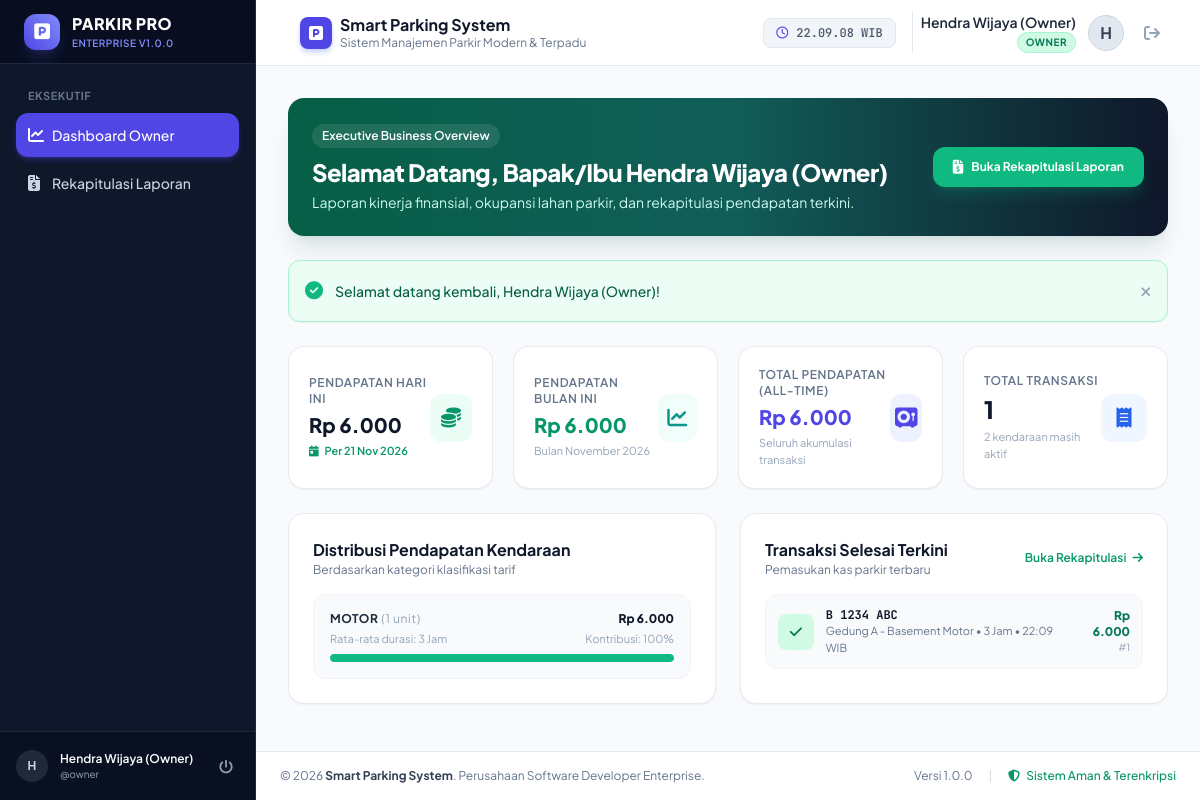
Screenshot of /modules/owner/index.php (signed in) with the database file from the repository.
### tables this page shows
CREATE TABLE `tb_transaksi` (
  `id_parkir` INT(11) NOT NULL AUTO_INCREMENT,
  `id_kendaraan` INT(11) NOT NULL,
  `waktu_masuk` DATETIME NOT NULL,
  `waktu_keluar` DATETIME DEFAULT NULL,
  `id_tarif` INT(11) NOT NULL,
  `durasi_jam` INT(5) DEFAULT NULL,
  `biaya_total` DECIMAL(10,0) DEFAULT NULL,
  `status` ENUM('masuk', 'keluar') NOT NULL DEFAULT 'masuk',
  `id_user` INT(11) NOT NULL,
  `id_area` INT(11) NOT NULL,
  PRIMARY KEY (`id_parkir`),
  KEY `fk_transaksi_kendaraan` (`id_kendaraan`),
  KEY `fk_transaksi_tarif` (`id_tarif`),
  KEY `fk_transaksi_user` (`id_user`),
  KEY `fk_transaksi_area` (`id_area`),
  KEY `idx_status_masuk` (`status`, `waktu_masuk`),
  KEY `idx_waktu_keluar` (`waktu_keluar`),
  CONSTRAINT `fk_transaksi_kendaraan` FOREIGN KEY (`id_kendaraan`) REFERENCES `tb_kendaraan` (`id_kendaraan`) ON UPDATE CASCADE ON DELETE RESTRICT,
  CONSTRAINT `fk_transaksi_tarif` FOREIGN KEY (`id_tarif`) REFERENCES `tb_tarif` (`id_tarif`) ON UPDATE CASCADE ON DELETE RESTRICT,
  CONSTRAINT `fk_transaksi_user` FOREIGN KEY (`id_user`) REFERENCES `tb_user` (`id_user`) ON UPDATE CASCADE ON DELETE RESTRICT,
  CONSTRAINT `fk_transaksi_area` FOREIGN KEY (`id_area`) REFERENCES `tb_area_parkir` (`id_area`) ON UPDATE CASCADE ON DELETE RESTRICT
);

CREATE TABLE `tb_kendaraan` (
  `id_kendaraan` INT(11) NOT NULL AUTO_INCREMENT,
  `plat_nomor` VARCHAR(15) NOT NULL,
  `jenis_kendaraan` VARCHAR(20) NOT NULL,
  `warna` VARCHAR(20) NOT NULL,
  `pemilik` VARCHAR(100) NOT NULL,
  `id_user` INT(11) NOT NULL,
  PRIMARY KEY (`id_kendaraan`),
  UNIQUE KEY `uq_plat_nomor` (`plat_nomor`),
  KEY `fk_kendaraan_user` (`id_user`),
  CONSTRAINT `fk_kendaraan_user` FOREIGN KEY (`id_user`) REFERENCES `tb_user` (`id_user`) ON UPDATE CASCADE ON DELETE RESTRICT
);

CREATE TABLE `tb_area_parkir` (
  `id_area` INT(11) NOT NULL AUTO_INCREMENT,
  `nama_area` VARCHAR(50) NOT NULL,
  `kapasitas` INT(5) NOT NULL,
  `terisi` INT(5) NOT NULL DEFAULT 0,
  PRIMARY KEY (`id_area`),
  KEY `idx_nama_area` (`nama_area`)
);

### functions/auth.php (called while the page is built, shortened)
<?php
function is_logged_in() {
    return isset($_SESSION['user']) && !empty($_SESSION['user']['id_user']);
}
function get_logged_in_user() {
    return is_logged_in() ? $_SESSION['user'] : null;
}

### functions/parkir.php (called while the page is built, shortened)
<?php
function format_rupiah($nominal) {
    return 'Rp ' . number_format((float)$nominal, 0, ',', '.');
}

### modules/owner/index.php (the view, shortened to what this page needs)
<?php
require_once __DIR__ . '/../../functions/auth.php';
require_once __DIR__ . '/../../functions/parkir.php';
$pdo = get_db_connection();
$stmt_all = $pdo->query("SELECT COALESCE(SUM(biaya_total), 0) FROM tb_transaksi WHERE status = 'keluar'");
$revenue_all = (float)$stmt_all->fetchColumn();
$stmt_month = $pdo->query("
    SELECT COALESCE(SUM(biaya_total), 0)
    FROM tb_transaksi
    WHERE status = 'keluar'
      AND MONTH(waktu_keluar) = MONTH(CURRENT_DATE())
      AND YEAR(waktu_keluar) = YEAR(CURRENT_DATE())
");
$revenue_month = (float)$stmt_month->fetchColumn();
$stmt_today = $pdo->query("
    SELECT COALESCE(SUM(biaya_total), 0)
    FROM tb_transaksi
    WHERE status = 'keluar' AND DATE(waktu_keluar) = CURDATE()
");
$revenue_today = (float)$stmt_today->fetchColumn();
$stmt_trans_stats = $pdo->query("
    SELECT
        COUNT(*) AS total_transaksi,
        SUM(CASE WHEN status = 'keluar' THEN 1 ELSE 0 END) AS transaksi_selesai,
        SUM(CASE WHEN status = 'masuk' THEN 1 ELSE 0 END) AS parkir_aktif
    FROM tb_transaksi
");
$trans_stats = $stmt_trans_stats->fetch() ?: ['total_transaksi' => 0, 'transaksi_selesai' => 0, 'parkir_aktif' => 0];
$stmt_breakdown = $pdo->query("
    SELECT
        k.jenis_kendaraan,
        COUNT(t.id_parkir) AS total_unit,
        COALESCE(SUM(t.biaya_total), 0) AS total_pendapatan,
        COALESCE(AVG(t.durasi_jam), 0) AS rata_durasi
    FROM tb_transaksi t
    JOIN tb_kendaraan k ON t.id_kendaraan = k.id_kendaraan
    WHERE t.status = 'keluar'
    GROUP BY k.jenis_kendaraan
    ORDER BY total_pendapatan DESC
");
$revenue_breakdown = $stmt_breakdown->fetchAll();
$stmt_recent_completed = $pdo->query("
    SELECT t.id_parkir, t.waktu_masuk, t.waktu_keluar, t.durasi_jam, t.biaya_total,
           k.plat_nomor, k.jenis_kendaraan, a.nama_area
    FROM tb_transaksi t
    JOIN tb_kendaraan k ON t.id_kendaraan = k.id_kendaraan
    JOIN tb_area_parkir a ON t.id_area = a.id_area
    WHERE t.status = 'keluar'
    ORDER BY t.waktu_keluar DESC
    LIMIT 5
");
$recent_completed = $stmt_recent_completed->fetchAll();
require_once __DIR__ . '/../../includes/header.php';
?>
<div class="flex h-screen overflow-hidden bg-slate-50">
    <?php require_once __DIR__ . '/../../includes/sidebar.php'; ?>
    <div class="flex-1 flex flex-col min-w-0 overflow-y-auto">
        <?php require_once __DIR__ . '/../../includes/navbar.php'; ?>
        <main class="flex-1 p-4 sm:p-6 lg:p-8">
            <div class="max-w-7xl mx-auto space-y-6">
                <div class="bg-gradient-to-r from-emerald-800 via-teal-800 to-slate-900 rounded-2xl p-6 text-white shadow-xl shadow-teal-900/10 flex flex-col sm:flex-row justify-between items-start sm:items-center gap-4">
                    <div>
                        <span class="inline-block px-2.5 py-1 bg-white/10 backdrop-blur rounded-full text-xs font-semibold mb-2">Executive Business Overview</span>
                        <h2 class="text-2xl font-extrabold tracking-tight">Selamat Datang, Bapak/Ibu <?= htmlspecialchars($current_user['nama_lengkap']) ?></h2>
                        <p class="text-teal-100 text-xs sm:text-sm mt-1">Laporan kinerja finansial, okupansi lahan parkir, dan rekapitulasi pendapatan terkini.</p>
                    </div>
                    <div>
                        <a href="<?= BASE_URL ?>/modules/owner/laporan.php" class="px-5 py-2.5 bg-emerald-500 hover:bg-emerald-600 text-white text-xs font-bold rounded-xl shadow-lg shadow-emerald-500/20 transition-all flex items-center">
                            <i class="fa-solid fa-file-invoice-dollar mr-2 text-sm"></i> Buka Rekapitulasi Laporan
                        </a>
                    </div>
                </div>
                <?php require_once __DIR__ . '/../../includes/alerts.php'; ?>
                <div class="grid grid-cols-1 sm:grid-cols-2 lg:grid-cols-4 gap-5">
                    <div class="bg-white p-5 rounded-2xl border border-slate-200/80 shadow-sm flex items-center justify-between">
                        <div>
                            <p class="text-xs font-semibold text-slate-500 uppercase tracking-wider">Pendapatan Hari Ini</p>
                            <h3 class="text-xl font-black text-slate-900 mt-1"><?= format_rupiah($revenue_today) ?></h3>
                            <p class="text-[11px] text-emerald-600 font-semibold mt-1">
                                <i class="fa-solid fa-calendar-day mr-1"></i> Per <?= date('d M Y') ?>
                            </p>
                        </div>
                        <div class="w-12 h-12 rounded-xl bg-emerald-50 text-emerald-600 flex items-center justify-center text-xl">
                            <i class="fa-solid fa-coins"></i>
                        </div>
                    </div>
                    <div class="bg-white p-5 rounded-2xl border border-slate-200/80 shadow-sm flex items-center justify-between">
                        <div>
                            <p class="text-xs font-semibold text-slate-500 uppercase tracking-wider">Pendapatan Bulan Ini</p>
                            <h3 class="text-xl font-black text-emerald-600 mt-1"><?= format_rupiah($revenue_month) ?></h3>
                            <p class="text-[11px] text-slate-400 mt-1">Bulan <?= date('F Y') ?></p>
                        </div>
                        <div class="w-12 h-12 rounded-xl bg-teal-50 text-teal-600 flex items-center justify-center text-xl">
                            <i class="fa-solid fa-chart-line"></i>
                        </div>
                    </div>
                    <div class="bg-white p-5 rounded-2xl border border-slate-200/80 shadow-sm flex items-center justify-between">
                        <div>
                            <p class="text-xs font-semibold text-slate-500 uppercase tracking-wider">Total Pendapatan (All-Time)</p>
                            <h3 class="text-xl font-black text-indigo-600 mt-1"><?= format_rupiah($revenue_all) ?></h3>
                            <p class="text-[11px] text-slate-400 mt-1">Seluruh akumulasi transaksi</p>
                        </div>
                        <div class="w-12 h-12 rounded-xl bg-indigo-50 text-indigo-600 flex items-center justify-center text-xl">
                            <i class="fa-solid fa-vault"></i>
                        </div>
                    </div>
                    <div class="bg-white p-5 rounded-2xl border border-slate-200/80 shadow-sm flex items-center justify-between">
                        <div>
                            <p class="text-xs font-semibold text-slate-500 uppercase tracking-wider">Total Transaksi</p>
                            <h3 class="text-2xl font-black text-slate-900 mt-1"><?= number_format($trans_stats['transaksi_selesai']) ?></h3>
                            <p class="text-[11px] text-slate-400 mt-1"><?= $trans_stats['parkir_aktif'] ?> kendaraan masih aktif</p>
                        </div>
                        <div class="w-12 h-12 rounded-xl bg-blue-50 text-blue-600 flex items-center justify-center text-xl">
                            <i class="fa-solid fa-receipt"></i>
                        </div>
                    </div>
                </div>
                <div class="grid grid-cols-1 lg:grid-cols-2 gap-6">
                    <div class="bg-white rounded-2xl border border-slate-200/80 shadow-sm p-6">
                        <div class="flex items-center justify-between mb-4">
                            <div>
                                <h3 class="text-base font-bold text-slate-900">Distribusi Pendapatan Kendaraan</h3>
                                <p class="text-xs text-slate-500">Berdasarkan kategori klasifikasi tarif</p>
                            </div>
                        </div>
                        <div class="space-y-4">
                            <?php if (empty($revenue_breakdown)): ?>
                                <p class="text-xs text-slate-400 text-center py-8">Belum ada data transaksi yang selesai.</p>
                            <?php else: ?>
                                <?php foreach ($revenue_breakdown as $rb):
                                    $pctRevenue = $revenue_all > 0 ? round(($rb['total_pendapatan'] / $revenue_all) * 100, 1) : 0;
                                ?>
                                    <div class="p-4 rounded-xl bg-slate-50 border border-slate-100">
                                        <div class="flex justify-between items-center mb-1">
                                            <span class="text-xs font-bold uppercase tracking-wider text-slate-800">
                                                <?= htmlspecialchars($rb['jenis_kendaraan']) ?>
                                                <span class="text-slate-400 font-normal lowercase">(<?= $rb['total_unit'] ?> unit)</span>
                                            </span>
                                            <span class="text-xs font-extrabold text-slate-900"><?= format_rupiah($rb['total_pendapatan']) ?></span>
                                        </div>
                                        <div class="flex justify-between text-[11px] text-slate-400 mb-1.5">
                                            <span>Rata-rata durasi: <?= round($rb['rata_durasi'], 1) ?> Jam</span>
                                            <span>Kontribusi: <?= $pctRevenue ?>%</span>
                                        </div>
                                        <div class="w-full bg-slate-200 rounded-full h-2 overflow-hidden">
                                            <div class="bg-emerald-500 h-2 rounded-full" style="width: <?= min(100, $pctRevenue) ?>%"></div>
                                        </div>
                                    </div>
                                <?php endforeach; ?>
                            <?php endif; ?>
                        </div>
                    </div>
                    <div class="bg-white rounded-2xl border border-slate-200/80 shadow-sm p-6">
                        <div class="flex items-center justify-between mb-4">
                            <div>
                                <h3 class="text-base font-bold text-slate-900">Transaksi Selesai Terkini</h3>
                                <p class="text-xs text-slate-500">Pemasukan kas parkir terbaru</p>
                            </div>
                            <a href="<?= BASE_URL ?>/modules/owner/laporan.php" class="text-xs font-semibold text-emerald-600 hover:text-emerald-800">
                                Buka Rekapitulasi <i class="fa-solid fa-arrow-right ml-1"></i>
                            </a>
                        </div>
                        <div class="space-y-3">
                            <?php if (empty($recent_completed)): ?>
                                <p class="text-xs text-slate-400 text-center py-8">Belum ada transaksi keluar yang tercatat.</p>
                            <?php else: ?>
                                <?php foreach ($recent_completed as $rc): ?>
                                    <div class="flex items-center justify-between p-3 rounded-xl bg-slate-50 border border-slate-100">
                                        <div class="flex items-center space-x-3">
                                            <div class="w-9 h-9 rounded-lg bg-emerald-100 text-emerald-700 flex items-center justify-center text-sm font-bold">
                                                <i class="fa-solid fa-check"></i>
                                            </div>
                                            <div>
                                                <p class="text-xs font-mono-code font-bold text-slate-900"><?= htmlspecialchars($rc['plat_nomor']) ?></p>
                                                <p class="text-[11px] text-slate-500">
                                                    <?= htmlspecialchars($rc['nama_area']) ?> &bull; <?= $rc['durasi_jam'] ?> Jam &bull; <?= date('H:i', strtotime($rc['waktu_keluar'])) ?> WIB
                                                </p>
                                            </div>
                                        </div>
                                        <div class="text-right">
                                            <p class="text-xs font-extrabold text-emerald-700"><?= format_rupiah($rc['biaya_total']) ?></p>
                                            <p class="text-[10px] text-slate-400">#<?= $rc['id_parkir'] ?></p>
                                        </div>
                                    </div>
                                <?php endforeach; ?>
                            <?php endif; ?>
                        </div>
                    </div>
                </div>
            </div>
        </main>
        <?php require_once __DIR__ . '/../../includes/footer.php'; ?>

### assets/css/style.css (style rules this page uses)
body { font-family: 'Plus Jakarta Sans', sans-serif; -webkit-font-smoothing: antialiased; }
.font-mono-code { font-family: 'JetBrains Mono', monospace; }

### rows the page displays
tb_transaksi: id_kendaraan.plat_nomor "B 1234 ABC", id_area.nama_area "Gedung A - Basement Motor", durasi_jam "3", waktu_keluar "22:09", biaya_total "Rp 6.000", id_parkir "1"

### other values shown
APP_VERSION "1.0.0"
substr($user['nama_lengkap'] ?? 'U', 0, 1) "H"
$user['nama_lengkap'] "Hendra Wijaya (Owner)"
$user['username'] "owner"
APP_NAME "Smart Parking System"
APP_SUBTITLE "Sistem Manajemen Parkir Modern & Terpadu"
$current_user['nama_lengkap'] "Hendra Wijaya (Owner)"
$role "OWNER"
substr($current_user['nama_lengkap'] ?? 'U', 0, 1) "H"
$flash['message'] "Selamat datang kembali, Hendra Wijaya (Owner)!"
format_rupiah($revenue_today) "Rp 6.000"
format_rupiah($revenue_month) "Rp 6.000"
format_rupiah($revenue_all) "Rp 6.000"
$trans_stats['transaksi_selesai'] "1"
$trans_stats['parkir_aktif'] "2"
